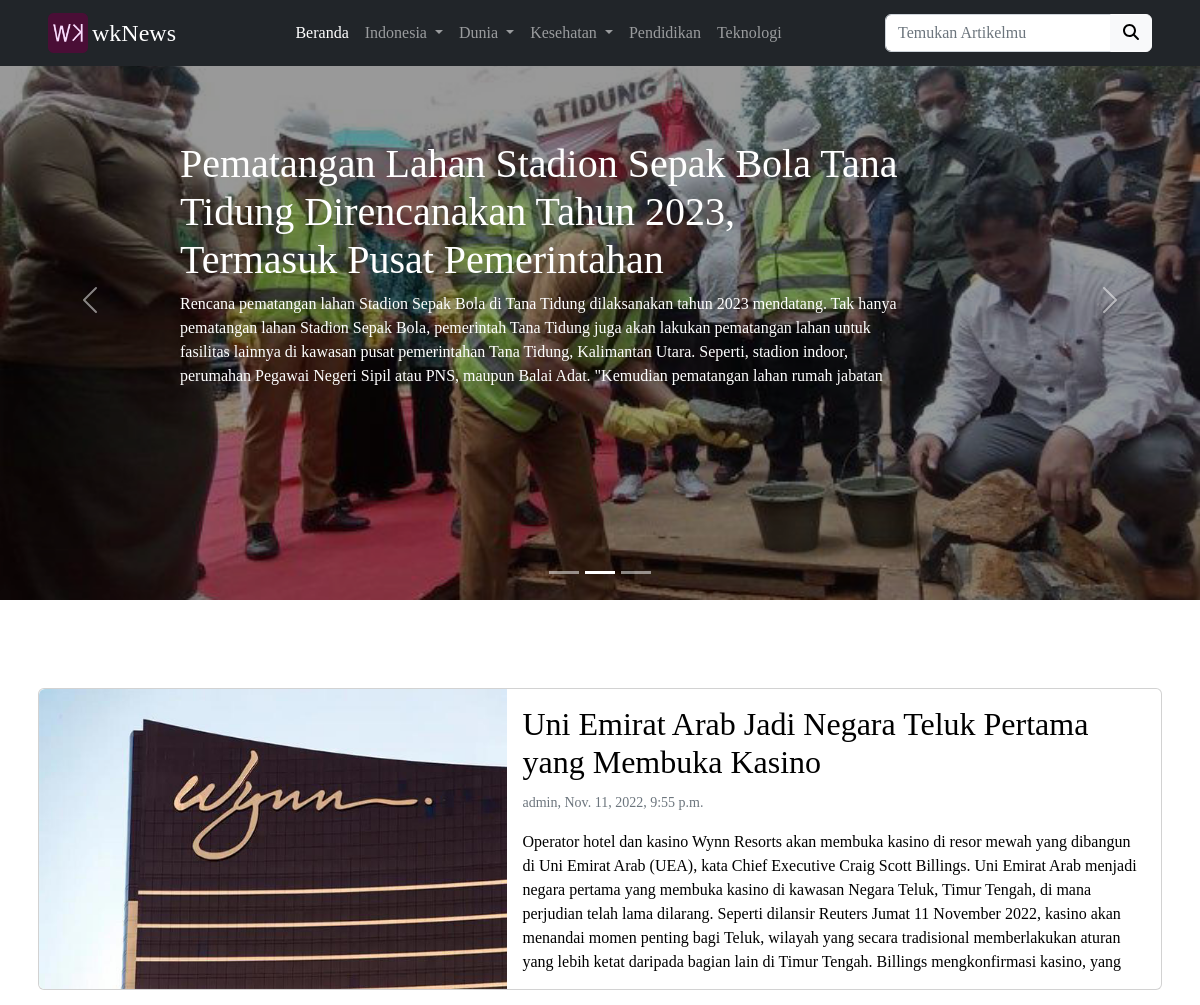
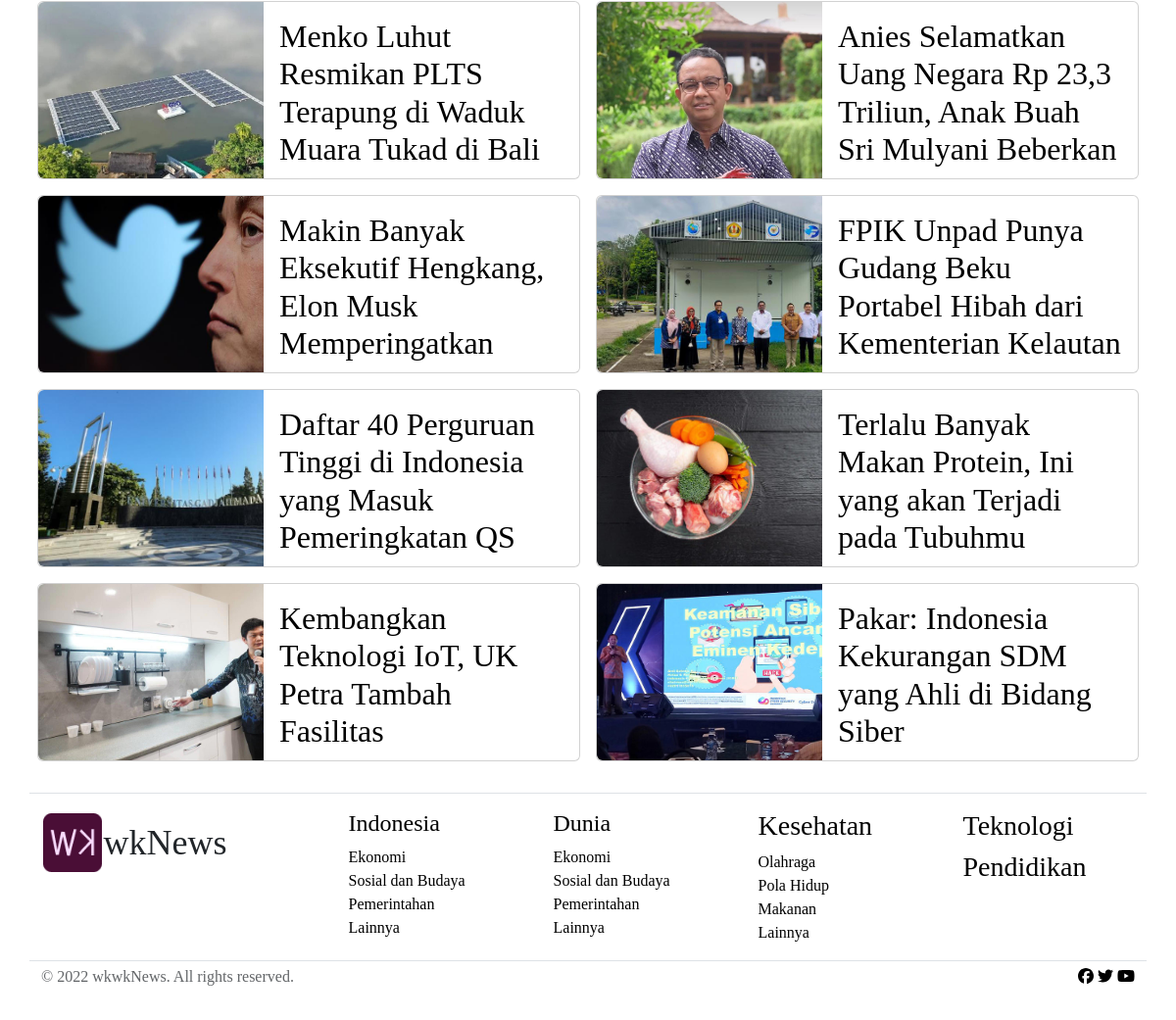
The page / on the database its author committed (2 pictures, top to bottom).
### indonesia/models.py (models this page shows, shortened)
class Post(models.Model):
    title = models.CharField(max_length=255, unique=True)
    author = models.CharField(max_length=255, default='admin')
    category = models.CharField(max_length=255, choices=CategoryChoice.choices, default=CategoryChoice.lainnya)
    image = models.ImageField(upload_to='static/indonesia/')
    body = models.TextField()
    time = models.DateTimeField(auto_now_add=True)
    slug = models.SlugField(blank=True)
    def getUrl(self):
        return f"/indonesia/{self.category}/{self.slug}"

### dunia/models.py (models this page shows, shortened)
class Post(models.Model):
    title = models.CharField(max_length=255, unique=True)
    author = models.CharField(max_length=255, default='admin')
    category = models.CharField(max_length=255, choices=CategoryChoice.choices, default=CategoryChoice.lainnya)
    image = models.ImageField(upload_to='static/dunia/')
    body = models.TextField()
    time = models.DateTimeField(auto_now_add=True)
    slug = models.SlugField(blank=True)
    def getUrl(self):
        return f"/dunia/{self.category}/{self.slug}"

### pendidikan/models.py (models this page shows, shortened)
class Post(models.Model):
    title = models.CharField(max_length=255, unique=True)
    author = models.CharField(max_length=255, default='admin')
    image = models.ImageField(upload_to='static/pendidikan/')
    body = models.TextField()
    time = models.DateTimeField(auto_now_add=True)
    slug = models.SlugField(blank=True)
    def getUrl(self):
        return f"/pendidikan/{self.slug}"

### kesehatan/models.py (models this page shows, shortened)
class Post(models.Model):
    title = models.CharField(max_length=255, unique=True)
    author = models.CharField(max_length=255, default='admin')
    category = models.CharField(max_length=255, choices=CategoryChoice.choices, default=CategoryChoice.lainnya)
    image = models.ImageField(upload_to='static/kesehatan/')
    body = models.TextField()
    time = models.DateTimeField(auto_now_add=True)
    slug = models.SlugField(blank=True)
    def getUrl(self):
        return f"/kesehatan/{self.category}/{self.slug}"

### teknologi/models.py (models this page shows, shortened)
class Post(models.Model):
    title = models.CharField(max_length=255, unique=True)
    author = models.CharField(max_length=255, default='admin')
    image = models.ImageField(upload_to='static/teknologi/')
    body = models.TextField()
    time = models.DateTimeField(auto_now_add=True)
    slug = models.SlugField(blank=True)
    def getUrl(self):
        return f"/teknologi/{self.slug}"

### myweb/views.py (the view)
# urls.py: path('', views.index),
def index(request):
    main1 = k.objects.order_by('-time').filter(category='olahraga')[0]
    main2 = i.objects.order_by('-time').filter(category='pemerintahan')[0]
    main3 = i.objects.order_by('-time').filter(category='ekonomi')[0]
    main4 = d.objects.order_by('-time')[0]
    post_list = []
    post_list.append(i.objects.order_by('-time')[0:3])
    post_list.append(d.objects.order_by('-time')[0:2])
    post_list.append(p.objects.order_by('-time')[0:2])
    post_list.append(k.objects.order_by('-time')[0:2])
    post_list.append(t.objects.order_by('-time')[0:2])
    contentText = {
        'title' : 'Beranda',
        'path' : 'wkwkNews',
        'post1' : main1,
        'post2' : main2,
        'post3' : main3,
        'post4' : main4,
        'posts' :post_list
    }
    return render(request, 'index.html', contentText)

### templates/index.html (shortened to what this page needs)
{% extends 'base.html' %}
{% load static %}
{% block content %}
<header>
    <div id="carousel" class="carousel carousel-light slide" data-bs-ride="carousel">
        <div class="carousel-indicators">
            <button type="button" data-bs-target="#carousel" data-bs-slide-to="0" class="active" aria-current="true" aria-label="Slide 1"></button>
            <button type="button" data-bs-target="#carousel" data-bs-slide-to="1" aria-label="Slide 2"></button>
            <button type="button" data-bs-target="#carousel" data-bs-slide-to="2" aria-label="Slide 3"></button>
        </div>
        <div class="carousel-inner">
            <div class="carousel-item" data-bs-interval="1500">
                <div class="bg-content" style="background-image: url('{{ post2.image.url }}');"></div>
                <div class="carousel-caption d-block content">
                    <a href="{{ post2.getUrl }}"><h1 class="text-start d-block">{{ post2.title }}</h1>
                    <p class="text-start d-md-block">{{post2.body}}</p></a>
                </div>
            </div>
        </div>
        <button class="carousel-control-prev" type="button" data-bs-target="#carousel" data-bs-slide="prev">
            <span class="carousel-control-prev-icon" aria-hidden="true"></span>
        </button>
        <button class="carousel-control-next" type="button" data-bs-target="#carousel" data-bs-slide="next">
            <span class="carousel-control-next-icon" aria-hidden="true"></span>
        </button>
    </div>
</header>
<main class="container">
    <div class="row content justify-content-around">
        <div class="col-md-12 p-2">
            <a class="card main-post" href="{{ post4.getUrl }}">
                <div class="row g-0">
                    <div class="col-md-5 img-fluid rounded-start" style="background-image: url('{{ post4.image.url }}');"></div>
                    <div class="col-md-7">
                        <div class="card-body">
                            <h2 class="card-title">{{ post4.title }}</h2>
                            <p class="card-text"><small class="text-muted">{{ post4.author }}, {{ post4.time }}</small></p>
                            <p class="card-text">{{post4.body}}</p>
                        </div>
                    </div>
                </div>
            </a>
        </div>
        {% for post_list in posts %}
            {% for post in post_list %}
            {% if post != post1 and post != post2 and post != post3 and post != post4 %}
            <div class="col-lg-6 p-2">
                <a class="card post" href="{{ post.getUrl }}">
                    <div class="row g-0">
                        <div class="col-md-5 img-fluid rounded-start" style="background-image: url('{{ post.image.url }}');"></div>
                        <div class="col-md-7">
                            <div class="card-body">
                                <h2 class="card-title">{{ post.title }}</h2>
                            </div>
                        </div>
                    </div>
                </a>
            </div>
            {% endif %}
            {% endfor %}
        {% endfor %}
    </div>
</main>
{% endblock content %}

### static/styles/main.css (style rules this page uses)
body { font-family: "paragraph2"; }
body h1 { font-family: "heading1"; }
body h2 { font-family: "heading2"; }
main { margin-top: 80px; }
main .content .main-post { color: black; text-decoration: none; }
main .content .main-post .img-fluid { background-size: cover; height: 300px; }
main .content .main-post .card-body { height: 290px; overflow: hidden; }
main .content .post { color: black; text-decoration: none; }
main .content .post .img-fluid { background-size: cover; height: 180px; }
main .content .post .card-body { height: 170px; overflow: hidden; }
header .carousel .bg-content { background-size: cover; width: 100%; height: 75vh; filter: brightness(60%); }
header .carousel .content { top: 20%; width: 60vw; height: 270px; overflow: hidden; }
header .carousel .content a { color: #fff; text-decoration: none; }

### rows shown on the page
Post: image (picture), title "Pematangan Lahan Stadion Sepak Bola Tana Tidung Direncanakan Tahun 2023, Termasuk Pusat Pemerintahan", body "Rencana pematangan lahan Stadion Sepak Bola di Tana Tidung dilaksanakan tahun 2023 mendatang. Tak hanya pematangan lahan Stadion Sepak Bola, pemerintah Tana Tidung juga akan lakukan pematangan lahan untuk fasilitas lainnya di kawasan pusat pemerintahan Tana Tidung, Kalimantan Utara. Seperti, stadion indoor, perumahan Pegawai Negeri Sipil atau PNS, maupun Balai Adat. \"Kemudian pematangan lahan rumah jabatan…"
Post: image (picture), title "Uni Emirat Arab Jadi Negara Teluk Pertama yang Membuka Kasino", author "admin", time "Nov. 11, 2022, 9:55 p.m.", body "Operator hotel dan kasino Wynn Resorts akan membuka kasino di resor mewah yang dibangun di Uni Emirat Arab (UEA), kata Chief Executive Craig Scott Billings. Uni Emirat Arab menjadi negara pertama yang membuka kasino di kawasan Negara Teluk, Timur Tengah, di mana perjudian telah lama dilarang. Seperti dilansir Reuters Jumat 11 November 2022, kasino akan menandai momen penting bagi Teluk, wilayah yang secara tradisional memberlakukan aturan yang lebih ketat daripada bagian lain di Timur Tengah. Billings mengkonfirmasi kasino, yang…"
Post: image (picture), title "Menko Luhut Resmikan PLTS Terapung di Waduk Muara Tukad di Bali"
Post: image (picture), title "Anies Selamatkan Uang Negara Rp 23,3 Triliun, Anak Buah Sri Mulyani Beberkan…"
Post: image (picture), title "Makin Banyak Eksekutif Hengkang, Elon Musk Memperingatkan…"
Post: image (picture), title "FPIK Unpad Punya Gudang Beku Portabel Hibah dari Kementerian Kelautan"
Post: image (picture), title "Daftar 40 Perguruan Tinggi di Indonesia yang Masuk Pemeringkatan QS…"
Post: image (picture), title "Terlalu Banyak Makan Protein, Ini yang akan Terjadi pada Tubuhmu"
Post: image (picture), title "Kembangkan Teknologi IoT, UK Petra Tambah Fasilitas…"
Post: image (picture), title "Pakar: Indonesia Kekurangan SDM yang Ahli di Bidang Siber"
